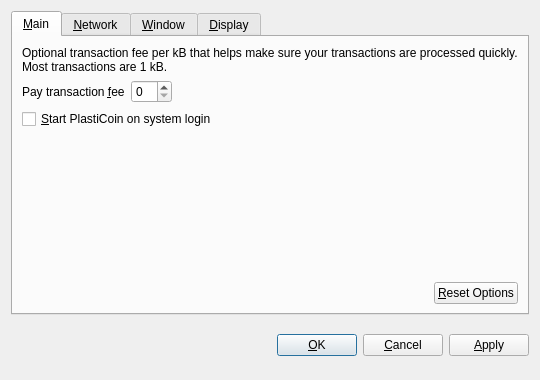
<?xml version="1.0" encoding="UTF-8"?>
<ui version="4.0">
 <class>OptionsDialog</class>
 <widget class="QDialog" name="OptionsDialog">
  <property name="geometry">
   <rect>
    <x>0</x>
    <y>0</y>
    <width>540</width>
    <height>380</height>
   </rect>
  </property>
  <property name="windowTitle">
   <string>Options</string>
  </property>
  <property name="modal">
   <bool>true</bool>
  </property>
  <layout class="QVBoxLayout" name="verticalLayout">
   <item>
    <widget class="QTabWidget" name="tabWidget">
     <property name="tabPosition">
      <enum>QTabWidget::North</enum>
     </property>
     <property name="currentIndex">
      <number>0</number>
     </property>
     <widget class="QWidget" name="tabMain">
      <attribute name="title">
       <string>&amp;Main</string>
      </attribute>
      <layout class="QVBoxLayout" name="verticalLayout_Main">
       <item>
        <widget class="QLabel" name="transactionFeeInfoLabel">
         <property name="text">
          <string>Optional transaction fee per kB that helps make sure your transactions are processed quickly. Most transactions are 1 kB.</string>
         </property>
         <property name="textFormat">
          <enum>Qt::PlainText</enum>
         </property>
         <property name="wordWrap">
          <bool>true</bool>
         </property>
        </widget>
       </item>
       <item>
        <layout class="QHBoxLayout" name="horizontalLayout_1_Main">
         <item>
          <widget class="QLabel" name="transactionFeeLabel">
           <property name="text">
            <string>Pay transaction &amp;fee</string>
           </property>
           <property name="textFormat">
            <enum>Qt::PlainText</enum>
           </property>
           <property name="buddy">
            <cstring>transactionFee</cstring>
           </property>
          </widget>
         </item>
         <item>
          <widget class="BitcoinAmountField" name="transactionFee"/>
         </item>
         <item>
          <spacer name="horizontalSpacer_1_Main">
           <property name="orientation">
            <enum>Qt::Horizontal</enum>
           </property>
           <property name="sizeHint" stdset="0">
            <size>
             <width>40</width>
             <height>20</height>
            </size>
           </property>
          </spacer>
         </item>
        </layout>
       </item>
       <item>
        <widget class="QCheckBox" name="bitcoinAtStartup">
         <property name="toolTip">
          <string>Automatically start PlastiCoin after logging in to the system.</string>
         </property>
         <property name="text">
          <string>&amp;Start PlastiCoin on system login</string>
         </property>
        </widget>
       </item>
       <item>
        <spacer name="verticalSpacer_Main">
         <property name="orientation">
          <enum>Qt::Vertical</enum>
         </property>
         <property name="sizeHint" stdset="0">
          <size>
           <width>20</width>
           <height>40</height>
          </size>
         </property>
        </spacer>
       </item>
       <item>
        <layout class="QHBoxLayout" name="horizontalLayout_2_Main">
         <item>
          <spacer name="horizontalSpacer_2_Main">
           <property name="orientation">
            <enum>Qt::Horizontal</enum>
           </property>
           <property name="sizeHint" stdset="0">
            <size>
             <width>40</width>
             <height>20</height>
            </size>
           </property>
          </spacer>
         </item>
         <item>
          <widget class="QPushButton" name="resetButton">
           <property name="toolTip">
            <string>Reset all client options to default.</string>
           </property>
           <property name="text">
            <string>&amp;Reset Options</string>
           </property>
           <property name="autoDefault">
            <bool>false</bool>
           </property>
          </widget>
         </item>
        </layout>
       </item>
      </layout>
     </widget>
     <widget class="QWidget" name="tabNetwork">
      <attribute name="title">
       <string>&amp;Network</string>
      </attribute>
      <layout class="QVBoxLayout" name="verticalLayout_Network">
       <item>
        <widget class="QCheckBox" name="mapPortUpnp">
         <property name="toolTip">
          <string>Automatically open the PlastiCoin client port on the router. This only works when your router supports UPnP and it is enabled.</string>
         </property>
         <property name="text">
          <string>Map port using &amp;UPnP</string>
         </property>
        </widget>
       </item>
       <item>
        <widget class="QCheckBox" name="connectSocks">
         <property name="toolTip">
          <string>Connect to the PlastiCoin network through a SOCKS proxy (e.g. when connecting through Tor).</string>
         </property>
         <property name="text">
          <string>&amp;Connect through SOCKS proxy:</string>
         </property>
        </widget>
       </item>
       <item>
        <layout class="QHBoxLayout" name="horizontalLayout_Network">
         <item>
          <widget class="QLabel" name="proxyIpLabel">
           <property name="text">
            <string>Proxy &amp;IP:</string>
           </property>
           <property name="textFormat">
            <enum>Qt::PlainText</enum>
           </property>
           <property name="buddy">
            <cstring>proxyIp</cstring>
           </property>
          </widget>
         </item>
         <item>
          <widget class="QValidatedLineEdit" name="proxyIp">
           <property name="maximumSize">
            <size>
             <width>140</width>
             <height>16777215</height>
            </size>
           </property>
           <property name="toolTip">
            <string>IP address of the proxy (e.g. 127.0.0.1)</string>
           </property>
          </widget>
         </item>
         <item>
          <widget class="QLabel" name="proxyPortLabel">
           <property name="text">
            <string>&amp;Port:</string>
           </property>
           <property name="textFormat">
            <enum>Qt::PlainText</enum>
           </property>
           <property name="buddy">
            <cstring>proxyPort</cstring>
           </property>
          </widget>
         </item>
         <item>
          <widget class="QLineEdit" name="proxyPort">
           <property name="maximumSize">
            <size>
             <width>55</width>
             <height>16777215</height>
            </size>
           </property>
           <property name="toolTip">
            <string>Port of the proxy (e.g. 9050)</string>
           </property>
          </widget>
         </item>
         <item>
          <widget class="QLabel" name="socksVersionLabel">
           <property name="text">
            <string>SOCKS &amp;Version:</string>
           </property>
           <property name="textFormat">
            <enum>Qt::PlainText</enum>
           </property>
           <property name="buddy">
            <cstring>socksVersion</cstring>
           </property>
          </widget>
         </item>
         <item>
          <widget class="QValueComboBox" name="socksVersion">
           <property name="toolTip">
            <string>SOCKS version of the proxy (e.g. 5)</string>
           </property>
          </widget>
         </item>
         <item>
          <spacer name="horizontalSpacer_Network">
           <property name="orientation">
            <enum>Qt::Horizontal</enum>
           </property>
           <property name="sizeHint" stdset="0">
            <size>
             <width>40</width>
             <height>20</height>
            </size>
           </property>
          </spacer>
         </item>
        </layout>
       </item>
       <item>
        <spacer name="verticalSpacer_Network">
         <property name="orientation">
          <enum>Qt::Vertical</enum>
         </property>
         <property name="sizeHint" stdset="0">
          <size>
           <width>20</width>
           <height>40</height>
          </size>
         </property>
        </spacer>
       </item>
      </layout>
     </widget>
     <widget class="QWidget" name="tabWindow">
      <attribute name="title">
       <string>&amp;Window</string>
      </attribute>
      <layout class="QVBoxLayout" name="verticalLayout_Window">
       <item>
        <widget class="QCheckBox" name="minimizeToTray">
         <property name="toolTip">
          <string>Show only a tray icon after minimizing the window.</string>
         </property>
         <property name="text">
          <string>&amp;Minimize to the tray instead of the taskbar</string>
         </property>
        </widget>
       </item>
       <item>
        <widget class="QCheckBox" name="minimizeOnClose">
         <property name="toolTip">
          <string>Minimize instead of exit the application when the window is closed. When this option is enabled, the application will be closed only after selecting Quit in the menu.</string>
         </property>
         <property name="text">
          <string>M&amp;inimize on close</string>
         </property>
        </widget>
       </item>
       <item>
        <spacer name="verticalSpacer_Window">
         <property name="orientation">
          <enum>Qt::Vertical</enum>
         </property>
         <property name="sizeHint" stdset="0">
          <size>
           <width>20</width>
           <height>40</height>
          </size>
         </property>
        </spacer>
       </item>
      </layout>
     </widget>
     <widget class="QWidget" name="tabDisplay">
      <attribute name="title">
       <string>&amp;Display</string>
      </attribute>
      <layout class="QVBoxLayout" name="verticalLayout_Display">
       <item>
        <layout class="QHBoxLayout" name="horizontalLayout_1_Display">
         <item>
          <widget class="QLabel" name="langLabel">
           <property name="text">
            <string>User Interface &amp;language:</string>
           </property>
           <property name="textFormat">
            <enum>Qt::PlainText</enum>
           </property>
           <property name="buddy">
            <cstring>lang</cstring>
           </property>
          </widget>
         </item>
         <item>
          <widget class="QValueComboBox" name="lang">
           <property name="toolTip">
            <string>The user interface language can be set here. This setting will take effect after restarting PlastiCoin.</string>
           </property>
          </widget>
         </item>
        </layout>
       </item>
       <item>
        <layout class="QHBoxLayout" name="horizontalLayout_2_Display">
         <item>
          <widget class="QLabel" name="unitLabel">
           <property name="text">
            <string>&amp;Unit to show amounts in:</string>
           </property>
           <property name="textFormat">
            <enum>Qt::PlainText</enum>
           </property>
           <property name="buddy">
            <cstring>unit</cstring>
           </property>
          </widget>
         </item>
         <item>
          <widget class="QValueComboBox" name="unit">
           <property name="toolTip">
            <string>Choose the default subdivision unit to show in the interface and when sending coins.</string>
           </property>
          </widget>
         </item>
        </layout>
       </item>
       <item>
        <widget class="QCheckBox" name="displayAddresses">
         <property name="toolTip">
          <string>Whether to show PlastiCoin addresses in the transaction list or not.</string>
         </property>
         <property name="text">
          <string>&amp;Display addresses in transaction list</string>
         </property>
        </widget>
       </item>
       <item>
        <spacer name="verticalSpacer_Display">
         <property name="orientation">
          <enum>Qt::Vertical</enum>
         </property>
         <property name="sizeHint" stdset="0">
          <size>
           <width>20</width>
           <height>40</height>
          </size>
         </property>
        </spacer>
       </item>
      </layout>
     </widget>
    </widget>
   </item>
   <item>
    <layout class="QHBoxLayout" name="horizontalLayout_Buttons">
     <item>
      <spacer name="horizontalSpacer_1">
       <property name="orientation">
        <enum>Qt::Horizontal</enum>
       </property>
       <property name="sizeHint" stdset="0">
        <size>
         <width>40</width>
         <height>48</height>
        </size>
       </property>
      </spacer>
     </item>
     <item>
      <widget class="QLabel" name="statusLabel">
       <property name="font">
        <font>
         <weight>75</weight>
         <bold>true</bold>
        </font>
       </property>
       <property name="text">
        <string/>
       </property>
       <property name="textFormat">
        <enum>Qt::PlainText</enum>
       </property>
       <property name="wordWrap">
        <bool>true</bool>
       </property>
      </widget>
     </item>
     <item>
      <spacer name="horizontalSpacer_2">
       <property name="orientation">
        <enum>Qt::Horizontal</enum>
       </property>
       <property name="sizeHint" stdset="0">
        <size>
         <width>40</width>
         <height>48</height>
        </size>
       </property>
      </spacer>
     </item>
     <item>
      <widget class="QPushButton" name="okButton">
       <property name="text">
        <string>&amp;OK</string>
       </property>
      </widget>
     </item>
     <item>
      <widget class="QPushButton" name="cancelButton">
       <property name="text">
        <string>&amp;Cancel</string>
       </property>
       <property name="autoDefault">
        <bool>false</bool>
       </property>
      </widget>
     </item>
     <item>
      <widget class="QPushButton" name="applyButton">
       <property name="text">
        <string>&amp;Apply</string>
       </property>
       <property name="autoDefault">
        <bool>false</bool>
       </property>
      </widget>
     </item>
    </layout>
   </item>
  </layout>
 </widget>
 <customwidgets>
  <customwidget>
   <class>BitcoinAmountField</class>
   <extends>QSpinBox</extends>
   <header>bitcoinamountfield.h</header>
  </customwidget>
  <customwidget>
   <class>QValueComboBox</class>
   <extends>QComboBox</extends>
   <header>qvaluecombobox.h</header>
  </customwidget>
  <customwidget>
   <class>QValidatedLineEdit</class>
   <extends>QLineEdit</extends>
   <header>qvalidatedlineedit.h</header>
  </customwidget>
 </customwidgets>
 <resources/>
 <connections/>
</ui>
